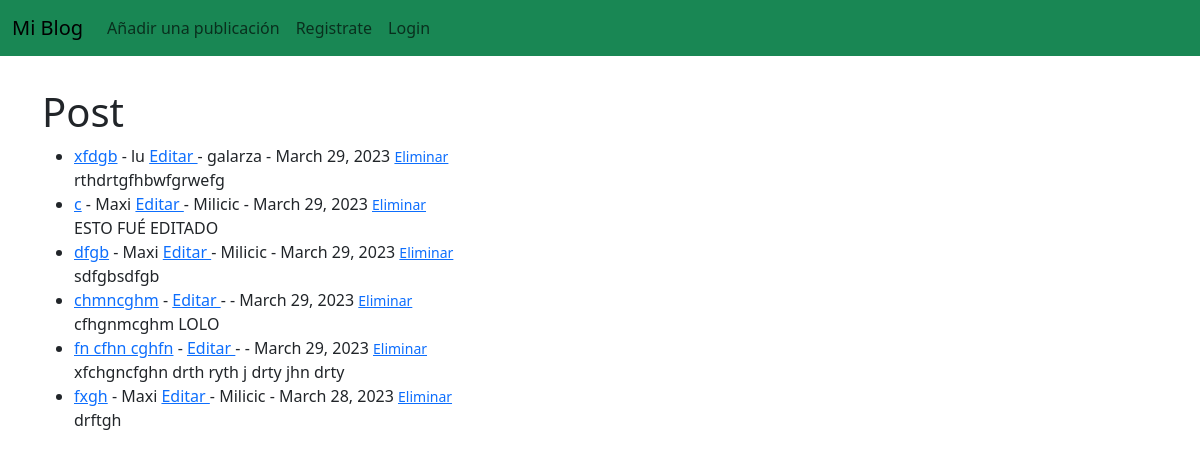
The page / on the database its author committed.
### app/models.py (models this page shows, shortened)
class Post(models.Model):
    title = models.CharField(max_length=255)
    title_tag = models.CharField(max_length=255)
    author = models.ForeignKey(User, on_delete=models.CASCADE)
    body = models.TextField()
    post_date=models.DateField(auto_now_add=True)

### app/views.py (the view)
# urls.py: path('', HomeView.as_view(), name="home"),
class HomeView(ListView):
    model = Post
    template_name = 'home.html'
    ordering= ['-post_date']

### app/templates/home.html
{% extends 'padre.html' %}
{% block content %}
<h1>Post</h1>
<ul>
{% for post in object_list %}
    <li><a href="{% url 'article_details' post.pk %}">{{ post.title }}</a> - {{ post.author.first_name }}
        <a href="{% url 'UpdatePost' post.pk %}">Editar </a> -
        {{ post.author.last_name }} - {{ post.post_date }} <small>
        <a href="{% url 'delete_post' post.pk %}">Eliminar </a>
    </small> <br/>
    {{ post.body }}</li>
{% endfor %}
</ul>
{% endblock %}

### app/templates/padre.html (shortened to what this page needs)
<!doctype html>
<html lang="en">
  <head>
    <link href="https://cdn.jsdelivr.net/npm/bootstrap@5.3.0-alpha2/dist/css/bootstrap.min.css" rel="stylesheet">
  </head>
  <body>
    <nav class="navbar navbar-expand-lg navbar-success bg-success">
        <div class="container-fluid">
          <a class="navbar-brand" href="{% url 'home' %}">Mi Blog</a>
          <div class="collapse navbar-collapse" id="navbarSupportedContent">
            <ul class="navbar-nav me-auto mb-2 mb-lg-0">
              <li class="nav-item">
                <a class="nav-link" href="{% url 'add_post' %}">Añadir una publicación</a>
              </li>
              <li class="nav-item">
                <a class="nav-link" href="{% url 'register' %}"> Registrate </a>
              </li>
              <li class="nav-item">
                <a class="nav-link" href="{% url 'login' %}"> Login </a>
              </li>
            </ul>
          </div>
        </div>
      </nav>
  </body>
  <br/>
  <div class="container">
    {% block content %}
    {% endblock %}
  </div>
</html>

### rows shown on the page
Post: title "xfdgb", author.first_name "lu", author.last_name "galarza", post_date "March 29, 2023", body "rthdrtgfhbwfgrwefg"
Post: title "c", author.first_name "Maxi", author.last_name "Milicic", post_date "March 29, 2023", body "ESTO FUÉ EDITADO"
Post: title "dfgb", author.first_name "Maxi", author.last_name "Milicic", post_date "March 29, 2023", body "sdfgbsdfgb"
Post: title "chmncghm", post_date "March 29, 2023", body "cfhgnmcghm LOLO"
Post: title "fn cfhn cghfn", post_date "March 29, 2023", body "xfchgncfghn drth ryth j drty jhn drty"
Post: title "fxgh", author.first_name "Maxi", author.last_name "Milicic", post_date "March 28, 2023", body "drftgh"
